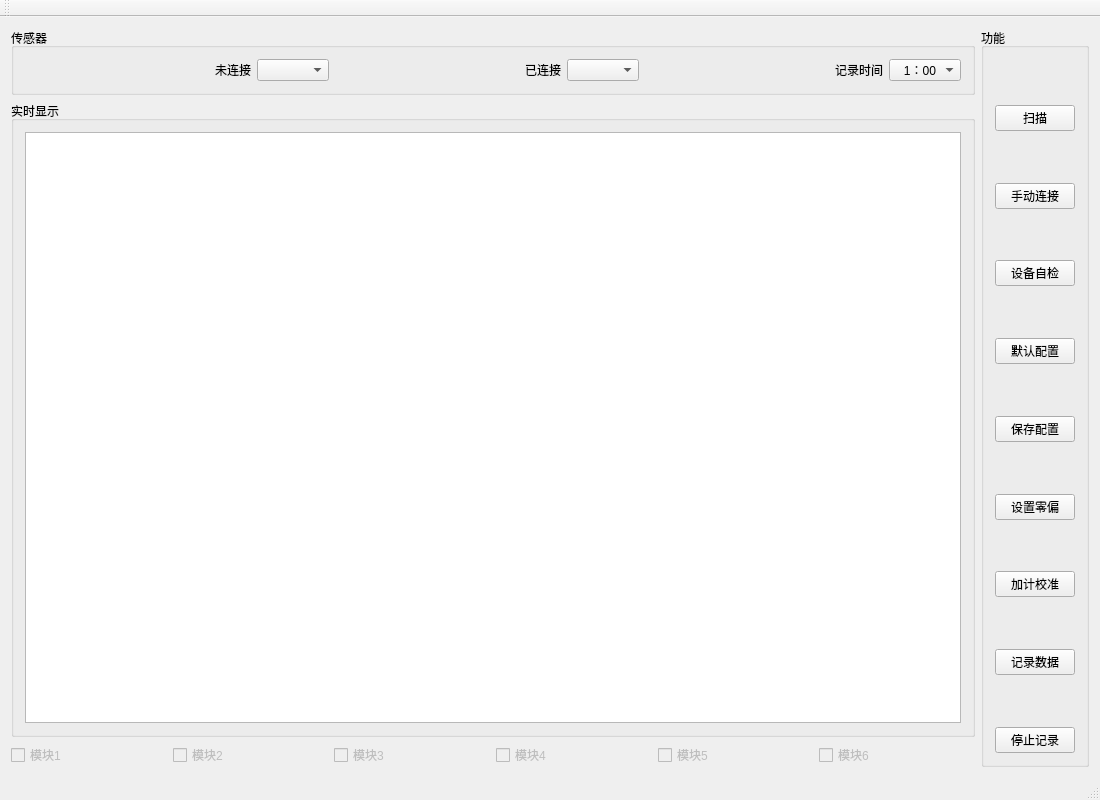
<?xml version="1.0" encoding="UTF-8"?>
<ui version="4.0">
 <class>BT</class>
 <widget class="QMainWindow" name="BT">
  <property name="geometry">
   <rect>
    <x>0</x>
    <y>0</y>
    <width>1100</width>
    <height>800</height>
   </rect>
  </property>
  <property name="minimumSize">
   <size>
    <width>1100</width>
    <height>800</height>
   </size>
  </property>
  <property name="windowTitle">
   <string>BT</string>
  </property>
  <widget class="QWidget" name="centralWidget">
   <layout class="QGridLayout" name="gridLayout">
    <item row="2" column="0">
     <layout class="QHBoxLayout" name="connectState">
      <item>
       <widget class="QCheckBox" name="module1State">
        <property name="enabled">
         <bool>false</bool>
        </property>
        <property name="text">
         <string>模块1</string>
        </property>
       </widget>
      </item>
      <item>
       <widget class="QCheckBox" name="module2State">
        <property name="enabled">
         <bool>false</bool>
        </property>
        <property name="text">
         <string>模块2</string>
        </property>
       </widget>
      </item>
      <item>
       <widget class="QCheckBox" name="module3State">
        <property name="enabled">
         <bool>false</bool>
        </property>
        <property name="text">
         <string>模块3</string>
        </property>
       </widget>
      </item>
      <item>
       <widget class="QCheckBox" name="module4State">
        <property name="enabled">
         <bool>false</bool>
        </property>
        <property name="text">
         <string>模块4</string>
        </property>
       </widget>
      </item>
      <item>
       <widget class="QCheckBox" name="module5State">
        <property name="enabled">
         <bool>false</bool>
        </property>
        <property name="contextMenuPolicy">
         <enum>Qt::DefaultContextMenu</enum>
        </property>
        <property name="text">
         <string>模块5</string>
        </property>
       </widget>
      </item>
      <item>
       <widget class="QCheckBox" name="module6State">
        <property name="enabled">
         <bool>false</bool>
        </property>
        <property name="text">
         <string>模块6</string>
        </property>
       </widget>
      </item>
     </layout>
    </item>
    <item row="1" column="0">
     <widget class="QGroupBox" name="groupBox_3">
      <property name="title">
       <string>实时显示</string>
      </property>
      <layout class="QGridLayout" name="gridLayout_2">
       <item row="0" column="0">
        <widget class="QChartView" name="dataView"/>
       </item>
      </layout>
     </widget>
    </item>
    <item row="0" column="0">
     <widget class="QGroupBox" name="groupBox_2">
      <property name="layoutDirection">
       <enum>Qt::LeftToRight</enum>
      </property>
      <property name="title">
       <string>传感器</string>
      </property>
      <layout class="QHBoxLayout" name="horizontalLayout">
       <item>
        <spacer name="horizontalSpacer">
         <property name="orientation">
          <enum>Qt::Horizontal</enum>
         </property>
         <property name="sizeHint" stdset="0">
          <size>
           <width>45</width>
           <height>20</height>
          </size>
         </property>
        </spacer>
       </item>
       <item>
        <widget class="QLabel" name="label_2">
         <property name="text">
          <string>未连接</string>
         </property>
        </widget>
       </item>
       <item>
        <widget class="QComboBox" name="connComboBox"/>
       </item>
       <item>
        <spacer name="horizontalSpacer_2">
         <property name="orientation">
          <enum>Qt::Horizontal</enum>
         </property>
         <property name="sizeHint" stdset="0">
          <size>
           <width>40</width>
           <height>20</height>
          </size>
         </property>
        </spacer>
       </item>
       <item>
        <widget class="QLabel" name="label">
         <property name="text">
          <string>已连接</string>
         </property>
        </widget>
       </item>
       <item>
        <widget class="QComboBox" name="moduleComboBox"/>
       </item>
       <item>
        <spacer name="horizontalSpacer_3">
         <property name="orientation">
          <enum>Qt::Horizontal</enum>
         </property>
         <property name="sizeHint" stdset="0">
          <size>
           <width>40</width>
           <height>20</height>
          </size>
         </property>
        </spacer>
       </item>
       <item>
        <widget class="QLabel" name="label_3">
         <property name="text">
          <string>记录时间</string>
         </property>
        </widget>
       </item>
       <item>
        <widget class="QComboBox" name="recordTimeCBox">
         <item>
          <property name="text">
           <string>   1：00</string>
          </property>
         </item>
         <item>
          <property name="text">
           <string>   1：30</string>
          </property>
         </item>
         <item>
          <property name="text">
           <string>   2：00</string>
          </property>
         </item>
        </widget>
       </item>
      </layout>
     </widget>
    </item>
    <item row="0" column="1" rowspan="3">
     <widget class="QGroupBox" name="groupBox">
      <property name="layoutDirection">
       <enum>Qt::LeftToRight</enum>
      </property>
      <property name="title">
       <string>功能</string>
      </property>
      <layout class="QVBoxLayout" name="verticalLayout">
       <item>
        <spacer name="verticalSpacer_2">
         <property name="orientation">
          <enum>Qt::Vertical</enum>
         </property>
         <property name="sizeHint" stdset="0">
          <size>
           <width>20</width>
           <height>16</height>
          </size>
         </property>
        </spacer>
       </item>
       <item>
        <widget class="QPushButton" name="scanBtn">
         <property name="text">
          <string>扫描</string>
         </property>
        </widget>
       </item>
       <item>
        <spacer name="verticalSpacer_11">
         <property name="orientation">
          <enum>Qt::Vertical</enum>
         </property>
         <property name="sizeHint" stdset="0">
          <size>
           <width>20</width>
           <height>16</height>
          </size>
         </property>
        </spacer>
       </item>
       <item>
        <widget class="QPushButton" name="manualConnBtn">
         <property name="text">
          <string>手动连接</string>
         </property>
        </widget>
       </item>
       <item>
        <spacer name="verticalSpacer_10">
         <property name="orientation">
          <enum>Qt::Vertical</enum>
         </property>
         <property name="sizeHint" stdset="0">
          <size>
           <width>20</width>
           <height>16</height>
          </size>
         </property>
        </spacer>
       </item>
       <item>
        <widget class="QPushButton" name="selfCheck">
         <property name="text">
          <string>设备自检</string>
         </property>
        </widget>
       </item>
       <item>
        <spacer name="verticalSpacer_9">
         <property name="orientation">
          <enum>Qt::Vertical</enum>
         </property>
         <property name="sizeHint" stdset="0">
          <size>
           <width>20</width>
           <height>16</height>
          </size>
         </property>
        </spacer>
       </item>
       <item>
        <widget class="QPushButton" name="defaultBtn">
         <property name="text">
          <string>默认配置</string>
         </property>
        </widget>
       </item>
       <item>
        <spacer name="verticalSpacer_8">
         <property name="orientation">
          <enum>Qt::Vertical</enum>
         </property>
         <property name="sizeHint" stdset="0">
          <size>
           <width>20</width>
           <height>16</height>
          </size>
         </property>
        </spacer>
       </item>
       <item>
        <widget class="QPushButton" name="saveBtn">
         <property name="text">
          <string>保存配置</string>
         </property>
        </widget>
       </item>
       <item>
        <spacer name="verticalSpacer_4">
         <property name="orientation">
          <enum>Qt::Vertical</enum>
         </property>
         <property name="sizeHint" stdset="0">
          <size>
           <width>20</width>
           <height>16</height>
          </size>
         </property>
        </spacer>
       </item>
       <item>
        <widget class="QPushButton" name="AccZero">
         <property name="text">
          <string>设置零偏</string>
         </property>
        </widget>
       </item>
       <item>
        <spacer name="verticalSpacer_7">
         <property name="orientation">
          <enum>Qt::Vertical</enum>
         </property>
         <property name="sizeHint" stdset="0">
          <size>
           <width>20</width>
           <height>16</height>
          </size>
         </property>
        </spacer>
       </item>
       <item>
        <widget class="QPushButton" name="accCalibrationBtn">
         <property name="text">
          <string>加计校准</string>
         </property>
        </widget>
       </item>
       <item>
        <spacer name="verticalSpacer_13">
         <property name="orientation">
          <enum>Qt::Vertical</enum>
         </property>
         <property name="sizeHint" stdset="0">
          <size>
           <width>20</width>
           <height>12</height>
          </size>
         </property>
        </spacer>
       </item>
       <item>
        <widget class="QPushButton" name="saveDataBtn">
         <property name="text">
          <string>记录数据</string>
         </property>
        </widget>
       </item>
       <item>
        <spacer name="verticalSpacer_3">
         <property name="orientation">
          <enum>Qt::Vertical</enum>
         </property>
         <property name="sizeHint" stdset="0">
          <size>
           <width>20</width>
           <height>12</height>
          </size>
         </property>
        </spacer>
       </item>
       <item>
        <widget class="QPushButton" name="suspendRecord">
         <property name="text">
          <string>停止记录</string>
         </property>
        </widget>
       </item>
      </layout>
     </widget>
    </item>
   </layout>
  </widget>
  <widget class="QStatusBar" name="statusBar"/>
  <widget class="QToolBar" name="mainToolBar">
   <attribute name="toolBarArea">
    <enum>TopToolBarArea</enum>
   </attribute>
   <attribute name="toolBarBreak">
    <bool>false</bool>
   </attribute>
  </widget>
 </widget>
 <layoutdefault spacing="6" margin="11"/>
 <customwidgets>
  <customwidget>
   <class>QChartView</class>
   <extends>QGraphicsView</extends>
   <header location="global">QtCharts</header>
  </customwidget>
 </customwidgets>
 <resources/>
 <connections/>
</ui>
